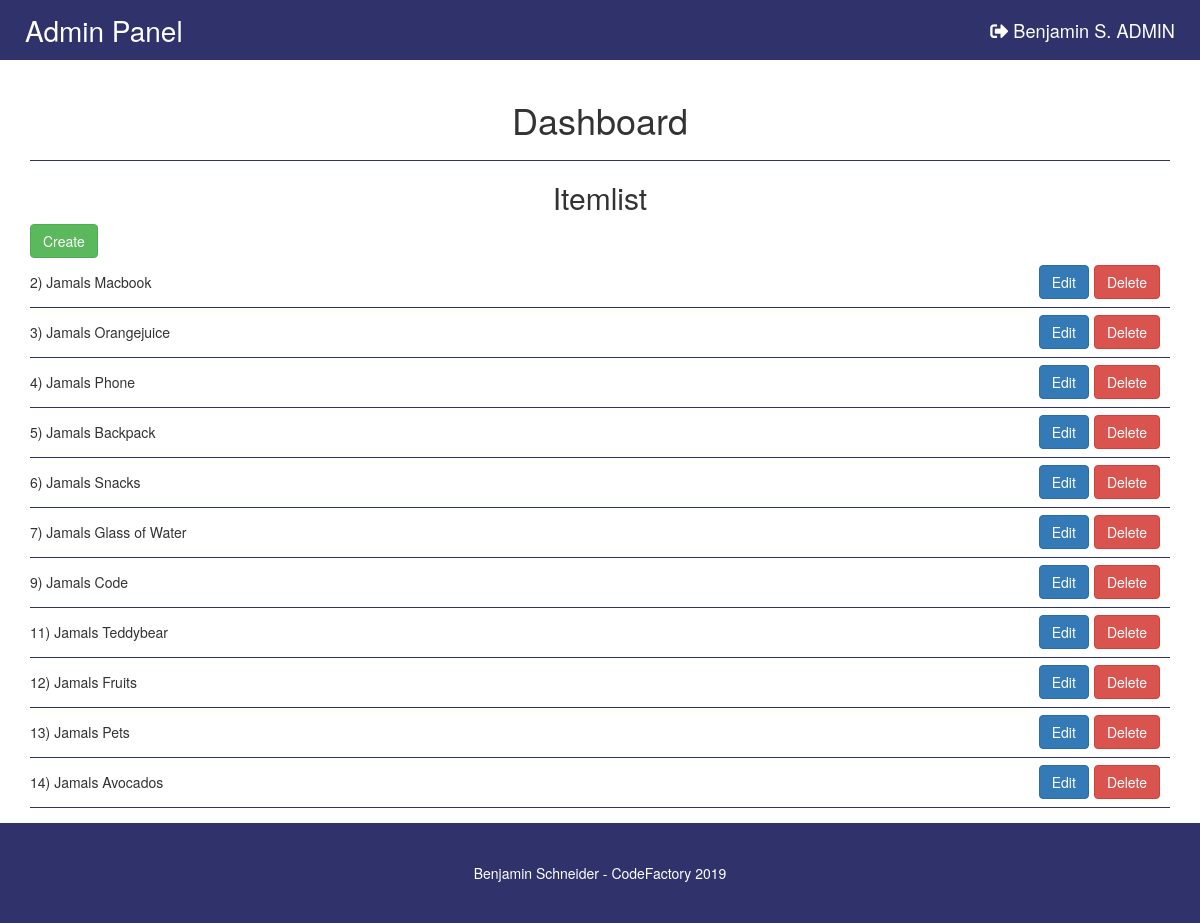
Page /home.php (signed in) on the committed database.
### tables this page shows
CREATE TABLE `userdata` (
  `userdata_id` int(11) NOT NULL,
  `userFirstName` varchar(55) DEFAULT NULL,
  `userLastName` varchar(55) DEFAULT NULL,
  `userEmail` varchar(55) DEFAULT NULL,
  `userPassword` varchar(255) DEFAULT NULL,
  `adminrole` enum('Y','N') NOT NULL DEFAULT 'N'
);

CREATE TABLE `items` (
  `item_id` int(11) NOT NULL,
  `itemName` varchar(55) DEFAULT NULL
);

### home.php (the view, shortened to what this page needs)
<?php
	require_once 'db_connection.php';
	if (isset($_SESSION['admin'])){
		$res=mysqli_query($mysqli, "SELECT * FROM `userdata` WHERE userdata_id=". $_SESSION['admin']. "");
		$userRow=mysqli_fetch_array($res, MYSQLI_ASSOC);
	}
?>
<!DOCTYPE html>
<html lang="en">
<head>
	<link rel="stylesheet" href="https://maxcdn.bootstrapcdn.com/bootstrap/3.3.7/css/bootstrap.min.css">
	<link rel="stylesheet" href="https://use.fontawesome.com/releases/v5.7.2/css/all.css">
	<link rel="stylesheet" type="text/css" href="style.css">
</head>
<body>
	<div class="navbar">
		<p>Admin Panel</p>
		<span class="navbar-login">
			<a href="login.php" title="Login">
			<?php
				if (isset($_SESSION['user'])) {
					$displayName = $userRow['userFirstName']. " ". $userRow['userLastName'][0]. ".";
					echo '<i class="fas fa-sign-out-alt"></i> '. $displayName;
				}
				elseif (isset($_SESSION['admin'])) {
					$displayName = $userRow['userFirstName']. " ". $userRow['userLastName'][0]. ".";
					echo '<i class="fas fa-sign-out-alt"></i> '. $displayName. " ADMIN";
				}
				else {
					echo '<i class="fas fa-sign-in-alt"></i> Login';
				}
			?>
			</a>
		</span>
	</div>
	<div class="container">
		<h1 class="pageheader">Dashboard</h1>
		<hr>
		<div class="centermepls">
			<h2>Itemlist</h2>
		</div>
		<?php
			if(isset($_SESSION['admin'])){
				echo '
					<div calss="createnewrecord">
						<a type="submit" name="create" data-toggle="modal" data-target="#createModal" class="btn btn-success">Create</a>
						<form method="POST" accept-charset="utf-8">
							<div class="modal fade" id="createModal" role="dialog">
								<div class="modal-dialog">
									<div class="modal-content">
										<div class="modal-header">
											<button type="button" class="close" data-dismiss="modal">&times;</button>
											<h4 class="modal-title">Create a new record</h4>
										</div>
										<div class="modal-body">
											<p>New Item Name</p>
											<input type="text" name="newItemName" placeholder="New Item Name">
										</div>
										<div class="modal-footer">
											<input type="submit" name="create" class="btn btn-primary" value="Create">
											<button type="submit" class="btn btn-default" data-dismiss="modal">Go back</button>
										</div>
									</div>
								</div>
							</div>
						</form>
					</div>
						';
		}
		?>
		<?php
		$sql = mysqli_query($mysqli, "SELECT * FROM `items`");
		$count = mysqli_num_rows($sql);
		if($count > 0) {
			while($ItemRow = mysqli_fetch_array($sql)){
			echo
			'
				<div id="'. $ItemRow['item_id']. '" class="item">
					<p>'. $ItemRow['item_id']. ") ". $ItemRow['itemName']. '</p>';
					if(isset($_SESSION['admin'])){
					echo'
						<div class="itembuttons">
							<form method="POST" accept-charset="utf-8">
								<input type="hidden" name="item_id" value="'.$ItemRow['item_id'].'">
								<a type="submit" name="edit" data-toggle="modal" data-target="#editModal'. $ItemRow['item_id']. '" class="btn btn-primary itembuttons">Edit</a>
								<div class="modal fade" id="editModal'. $ItemRow['item_id']. '" role="dialog">
									<div class="modal-dialog">
										<div class="modal-content">
											<div class="modal-header">
												<button type="button" class="close" data-dismiss="modal">&times;</button>
												<h4 class="modal-title">Edit "'. $ItemRow['itemName']. '"</h4>
											</div>
											<div class="modal-body">
												<p>Item Name</p>
												<input type="text" name="itemName" value="'. $ItemRow['itemName']. '">
											</div>
											<div class="modal-footer">
												<input type="submit" name="update" class="btn btn-primary" value="Update">
												<button type="submit" class="btn btn-default" data-dismiss="modal">Go back</button>
											</div>
										</div>
									</div>
								</div>
							</form>
							<form method="POST" accept-charset="utf-8">
								<input type="hidden" name="item_id" value="'.$ItemRow['item_id'].'">
								<a type="submit" name="delete" data-toggle="modal" data-target="#deleteModal'. $ItemRow['item_id']. '" class="btn btn-danger itembuttons">Delete</a>
								<div class="modal fade" id="deleteModal'. $ItemRow['item_id']. '" role="dialog">
									<div class="modal-dialog">
										<div class="modal-content">
											<div class="modal-header">
												<button type="button" class="close" data-dismiss="modal">&times;</button>
												<h4 class="modal-title">Delete "'. $ItemRow['itemName']. '"</h4>
											</div>
											<div class="modal-body">
												<h3>Are you sure you want to delete "'. $ItemRow['itemName']. '"?</h3>
											</div>
											<div class="modal-footer">
												<input type="submit" name="delete" class="btn btn-danger" value="Delete">
												<button type="submit" class="btn btn-default" data-dismiss="modal">Go back</button>
											</div>
										</div>
									</div>
								</div>
							</form>
						</div>';
					} echo '
				</div>
			';
				}
			}
		else{
			echo 'No data available';
		}
		?>
	</div>
		<div class="footer">
			<p>Benjamin Schneider - CodeFactory 2019</p>
		</div>
</body>
</html>

### style.css (style rules this page uses)
html { position: relative; min-height: 100%; }
body { margin-bottom: 115px; }
.navbar { display: flex; border-radius: 0; background-color: #30336b; border: none; }
.navbar p { color: #fff; font-size: 2em; margin: 10px 25px; }
.navbar-login { right: 15px; margin: auto 25px auto auto; font-size: 1.3em; }
.navbar-login a, .navbar-login .fas { color: #fff; }
.pageheader { text-align: center; }
hr { border-color: #30336b; }
.successmessage h3, .centermepls { text-align: center; }
.item { height: 50px; display: flex; border-bottom: 1px solid #30336b; }
.item p, .itembuttons { margin: auto 0; }
.itembuttons { display: flex; margin: auto 5px auto auto; }
.footer { position: absolute; bottom: 0; display: flex; width: 100%; background-color: #30336b; height: 100px; }
.footer p { color: #fff; margin: auto; }

### rows in the picture
userdata: displayName "Benjamin S."
items: item_id "2", itemName "Jamals Macbook"
items: item_id "3", itemName "Jamals Orangejuice"
items: item_id "4", itemName "Jamals Phone"
items: item_id "5", itemName "Jamals Backpack"
items: item_id "6", itemName "Jamals Snacks"
items: item_id "7", itemName "Jamals Glass of Water"
items: item_id "9", itemName "Jamals Code"
items: item_id "11", itemName "Jamals Teddybear"
items: item_id "12", itemName "Jamals Fruits"
items: item_id "13", itemName "Jamals Pets"
items: item_id "14", itemName "Jamals Avocados"
